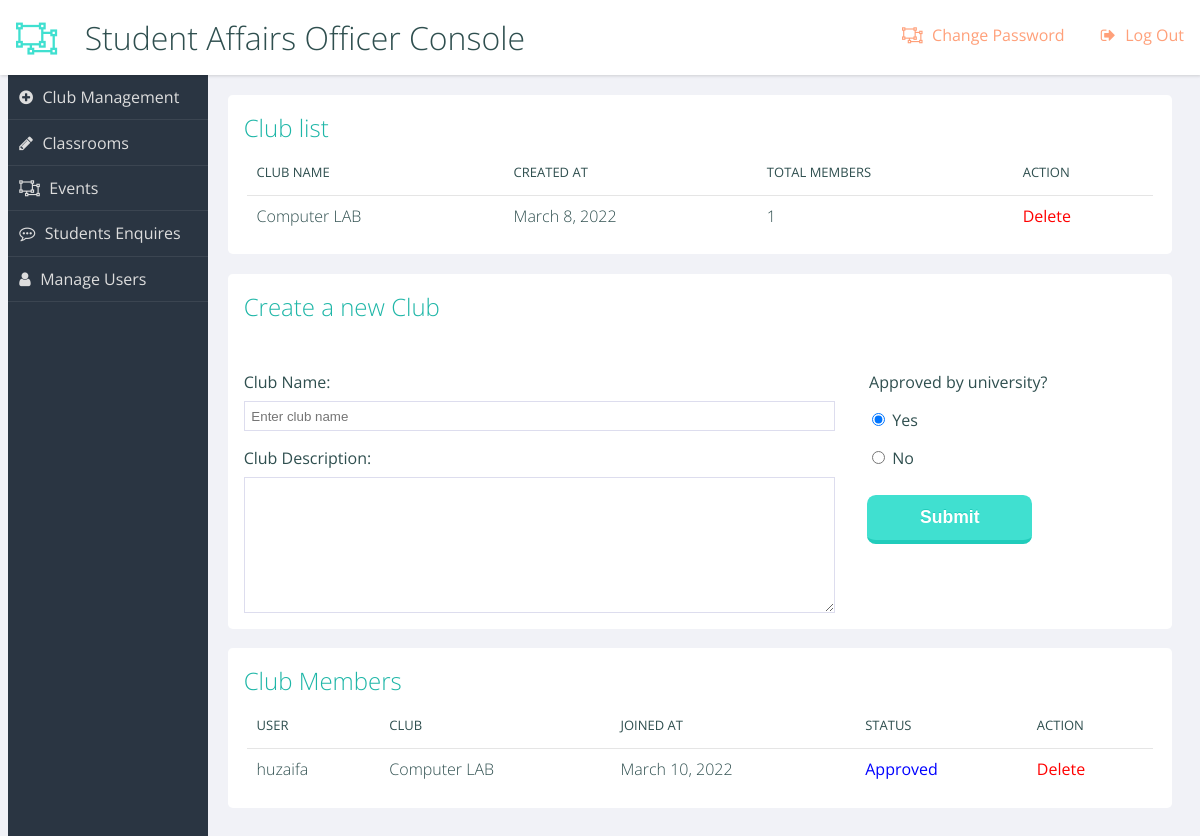
/console/admin/club/ (signed in), run on the app's committed database.
### console/models.py (models this page shows)
class Club(models.Model):
    user = models.ForeignKey(User, on_delete=models.CASCADE)
    name = models.CharField(max_length=50)
    description = models.TextField(max_length=1024)
    approved = models.BooleanField(default=True)
    at = models.DateField(auto_now_add=True)

class ClubMember(models.Model):
    user = models.ForeignKey(User, on_delete=models.CASCADE)
    club = models.ForeignKey(Club, on_delete=models.CASCADE)
    status = models.BooleanField(default=False)
    at = models.DateField(auto_now_add=True)

### console/views.py (the view, shortened to what this page needs)
# urls.py: path('admin/club/', admin_club, name='admin_club'),
def admin_club(request):
    if not request.user.is_authenticated:
        return redirect('/accounts/login/')
    if not request.user.profile.is_email_verified:
        return redirect('/accounts/verify/')
    if not request.user.is_superuser:
        return redirect('/')
    if request.method == 'GET' and request.GET.get('delete'):
        has_club = Club.objects.filter(id=request.GET.get('delete')).first()
        if has_club:
            has_club.delete()
            return redirect('/console/admin/club/')
    if request.GET.get('delete_member'):
        has_member = ClubMember.objects.filter(id=request.GET.get('delete_member')).first()
        if has_member:
            has_member.delete()
        return redirect('/console/admin/club/')
    clubs = Club.objects.all().order_by('-id')
    members = ClubMember.objects.all().order_by('-id')
    context = {
        'clubs': clubs,
        'members': members,
    }
    return render(request, 'console/admin-club.html', context)

### console/templatetags/member_count.py (called while the page is built)
@register.filter
def member_count(value):
    return ClubMember.objects.filter(club__id=value).count()

### console/templates/console/admin-club.html (shortened to what this page needs)
{% extends 'base.html' %}
{% load member_count %}
{% block header %}
Student Affairs Officer Console
{% endblock %}
{% block nav %}
<nav role="navigation">
  <ul class="main">
    <li class="write"><a href="{% url 'admin_club' %}">Club Management</a></li>
    <li class="edit"><a href="{% url 'admin_classrooms' %}">Classrooms</a></li>
    <li class="arrows"><a href="{% url 'admin_events' %}">Events</a></li>
    <li class="comments"><a href="{% url 'admin_enquiries' %}">Students Enquires</a></li>
    <li class="users"><a href="{% url 'admin_manage_users' %}">Manage Users</a></li>
  </ul>
</nav>
{% endblock %}
{% block content %}
<main role="main">
  <section class="panel important">
    <h2>Club list</h2>
    <table>
      <tr>
        <th>Club name</th>
        <th>Created at</th>
        <th>Total members</th>
        <th>Action</th>
      </tr>
      {% for club in clubs %}
      <tr>
        <td>{{ club.name }}</td>
        <td>{{ club.at }}</td>
        <td>{{ club.id|member_count }}</td>
        <td><a style="color: red; font-weight: bolder;" href="?delete={{ club.id }}">Delete</a></td>
      </tr>
      {% endfor %}
    </table>
  </section>
  <section class="panel important">
    <h2>Create a new Club</h2>
    <form method="post">
      <div class="twothirds">
        <label for="club_name">Club Name:</label>
        <input type="text" required name="club_name" id="club_name" placeholder="Enter club name" />
        <label for="textarea">Club Description:</label>
        <textarea cols="40" rows="8" name="club_des" required id="textarea"></textarea>
      </div>
      <div class="onethird">
        <legend>Approved by university?</legend>
        <label for="radio-choice-1">
          <input type="radio" name="club_approved" checked id="radio-choice-1" value="1" /> Yes
        </label>
        <label for="radio-choice-2">
          <input type="radio" name="club_approved" id="radio-choice-2" value="0" /> No
        </label>
        <div>
          <input type="submit" value="Submit" />
        </div>
      </div>
    </form>
  </section>
  <section class="panel important">
    <h2>Club Members</h2>
    <table>
      <tr>
        <th>User</th>
        <th>Club</th>
        <th>Joined at</th>
        <th>Status</th>
        <th>Action</th>
      </tr>
      {% for member in members %}
      <tr>
        <td>{{ member.user.username }}</td>
        <td>{{ member.club.name }}</td>
        <td>{{ member.at }}</td>
        <td><a href="?toggle_member={{ member.id }}">{% if member.status %}<span style="color: blue; font-weight: bolder;">Approved</span>{% else %}<span style="color: red; font-weight: bolder;">Pending</span>{% endif %}</a></td>
        <td><a style="color: red; font-weight: bolder;" href="?delete_member={{ member.id }}">Delete</a></td>
      </tr>
      {% endfor %}
    </table>
  </section>
</main>
{% endblock %}

### assets/css/console.css (style rules this page uses)
html { box-sizing: border-box; }
*, *:before, *:after { box-sizing: inherit; }
body { background: #f1f2f7; font-family: "Open Sans", arial, sans-serif; color: darkslategray; }
.users a:before { content: ""; }
nav[role=navigation] { background: #2a3542; color: #ddd; }
nav[role=navigation] li { border-bottom: 1px solid rgba(255, 255, 255, 0.08); }
nav[role=navigation] li a { color: #ddd; text-decoration: none; display: block; padding: 0.7em; }
nav[role=navigation] li a:before { content: ""; font-family: FontAwesome; padding-right: 0.6em; }
nav[role=navigation] .write a:before { content: ""; }
nav[role=navigation] .edit a:before { content: ""; }
nav[role=navigation] .comments a:before { content: ""; }
nav[role=navigation] .users a:before { content: ""; }
.panel { background-color: white; color: darkslategray; -webkit-border-radius: 0.3rem; -moz-border-radius: 0.3rem; -ms-border-radius: 0.3rem; border-radius: 0.3rem; margin: 1%; }
.panel > h2, .panel > ul { margin: 1rem; }
a { text-decoration: none; color: inherit; }
h2, h3, h4 { font-weight: 300; margin: 0; }
h2 { color: #1eb6a7; }
ul, li { list-style-type: none; margin: 0; padding: 0; }
form input, form textarea, form select { width: 100%; display: block; border: solid 1px #dde; padding: 0.5em; }
form input:after, form textarea:after, form select:after { content: ""; display: table; clear: both; }
form input[type=checkbox], form input[type=radio] { display: inline; width: auto; }
form label, form legend { display: block; margin: 1em 0 0.5em; }
form input[type=submit] { background: turquoise; border: none; border-bottom: solid 4px #21ccbb; padding: 0.7em 3em; margin: 1em 0; color: white; text-shadow: 0 -1px 0 #21ccbb; font-size: 1.1em; font-weight: bold; display: inline-block; width: auto; -webkit-border-radius: 0.5em; -moz-border-radius: 0.5em; -ms-border-radius: 0.5em; border-radius: 0.5em; }
table { border-collapse: collapse; width: 96%; margin: 2%; }
th { text-align: left; font-weight: 400; font-size: 13px; text-transform: uppercase; border-bottom: 1px solid rgba(0, 0, 0, 0.1); padding: 0 10px; padding-bottom: 14px; }
td { line-height: 40px; font-weight: 300; padding: 0 10px; }
@media screen and (min-width: 600px) { html, body { height: 100%; } }
@media screen and (min-width: 600px) { nav[role=navigation] { position: fixed; width: 200px; top: 75px; bottom: 0px; } }
@media screen and (min-width: 600px) { main[role=main] { margin: 75px 0 40px 200px; } }
@media screen and (min-width: 600px) { main[role=main]:after { content: ""; display: table; clear: both; } }
@media screen and (min-width: 600px) { .panel { margin: 2% 0 0 2%; float: left; width: 96%; } }
@media screen and (min-width: 600px) { .panel:after { content: ""; display: table; clear: both; } }
@media screen and (min-width: 600px) { .box, .twothirds, .onethird { padding: 1rem; } }
@media screen and (min-width: 600px) { .onethird { width: 33.333%; float: left; } }
@media screen and (min-width: 600px) { .twothirds { width: 66%; float: left; } }
@media screen and (min-width: 900px) { .panel { width: 47%; clear: none; } }
@media screen and (min-width: 900px) { .panel.important { width: 96%; } }

### data on the page
Club: name "Computer LAB", at "March 8, 2022", id|member_count "1"
ClubMember: user.username "huzaifa", club.name "Computer LAB", at "March 10, 2022", status "Approved"
